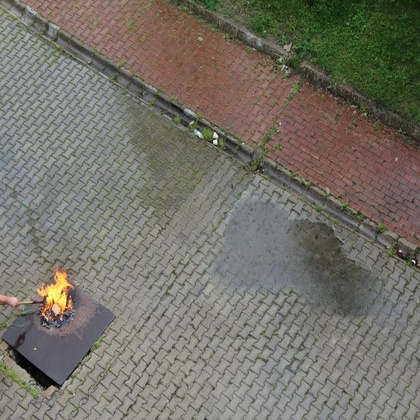
%> input picture Fase II Segmentacion/examples/original/173_JPG.rf.3d77dde3b3a5641f2b17638b3c40b8e3.jpg, 420 x 420 px, shrunk from 640 x 640 before the run
$ octave --eval "result = segmentacion_canny('../../Fase II Segmentacion/examples/original/173_JPG.rf.3d77dde3b3a5641f2b17638b3c40b8e3.jpg');"   (GNU Octave 9; MATLAB toolbox functions it lacks are replaced by stand-ins)
%> lines starting %> are read from the running program, lines starting %| are printed output that depends on the picture
function edges = segmentacion_canny(path)

% Lectura de imagen
Img = imread(path);
%> Img is the input picture: size 420x420x3 uint8; mean R, G, B 117.1, 114.2, 104.4

I = double(Img);
I = I(:, :, 1); % canal gris
%> I: size 420x420 double

[M, N] = size(I);
%> M = 420; N = 420

% Gradiente (Sobel)
x_masc = [-1 -2 -1; 0 0 0; 1 2 1];
y_masc = [-1 0 1; -2 0 2; -1 0 1];

df_dx = imfilter(I, x_masc, 'replicate', 'conv');
df_dy = imfilter(I, y_masc, 'replicate', 'conv');
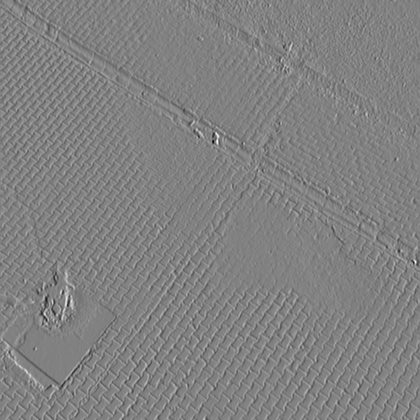
%> df_dy: size 420x420 double; min -765, max 743, mean 0.8; drawn with min black and max white

% Magnitud
df = sqrt(df_dx.^2 + df_dy.^2);

% Dirección
dir = atan2(df_dy, df_dx);
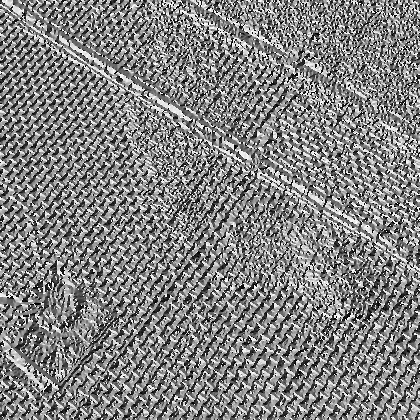
%> dir: size 420x420 double; min -3.14, max 3.14, mean 0.0629; drawn with min black and max white

% Dirección cuantizada de borde
d_borde = direccion_borde_2(dir);

% Supresión de no máximos
g_N = supresion_maximos(df, d_borde);

% salida final
edges = g_N;

end


function g_N = supresion_maximos(M_k, d_borde)
[M, N] = size(d_borde);

g_N = zeros(M, N);

M_k = padarray(M_k, [1 1], 'replicate');

for i = 2:M
    for j = 2:N

        Mk = M_k(i, j);

        dir = d_borde(i, j);

        vecinos = M_k(i-1:i+1, j-1:j+1);

        if dir == 0
            p = vecinos(2, 1);
            q = vecinos(2, 3);
        elseif dir == 90
            p = vecinos(1, 2);
            q = vecinos(3, 2);
        elseif dir == 45
            p = vecinos(1, 3);
            q = vecinos(3, 1);
        elseif dir == -45
            p = vecinos(1, 1);
            q = vecinos(3, 3);
        end

        if Mk < p || Mk < q
            g_N(i-1, j-1) = 0;
        else
            g_N(i-1, j-1) = Mk;
        end

    end
end


end


% [10 lines left out: function direccion_borde, not called in this run]

function d_k = direccion_borde_2(dir)

dir = rad2deg(dir);

pertenece = @(min, max) (dir >= min & dir < max);

d_k = zeros(size(dir)); % 0 por defecto

d_k( pertenece(-22.5, 22.5)  | pertenece(-157.5, 157.5)) = 0;
%> d_k: size 420x420 double; every value is 0
d_k( pertenece(22.5, 67.5)   | pertenece(-157.5, -112.5)) = 45;
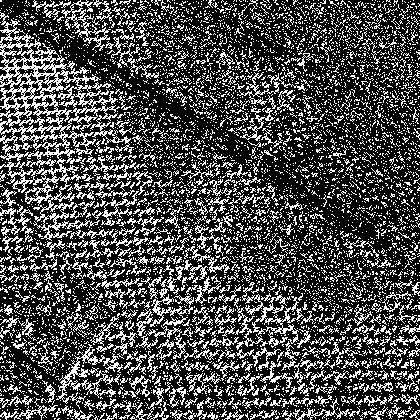
%> d_k: size 420x420 double; values 0 (black) and 45 (white), 29.4% white in thin lines or dots
d_k( pertenece(67.5, 112.5)  | pertenece(-112.5, -67.5))  = 90;
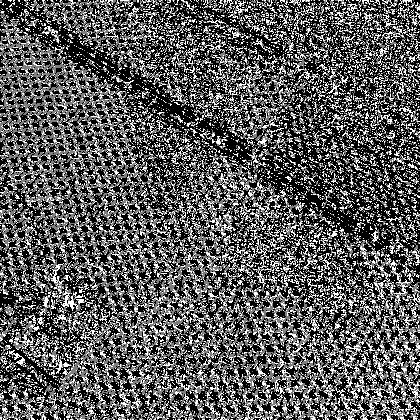
%> d_k: size 420x420 double; min 0, max 90, mean 32.1; drawn with min black and max white
d_k( pertenece(112.5, 157.5) | pertenece(-67.5, -22.5))   = -45;
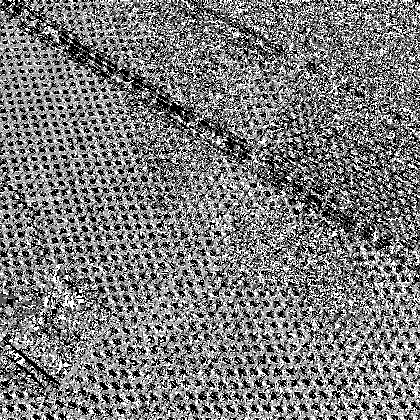
%> d_k: size 420x420 double; min -45, max 90, mean 20; drawn with min black and max white

end

% [84 lines left out: functions histeresis_umbral, cruces, filtroGaussEspacio, not called in this run]
%> in supresion_maximos, `M_k = padarray(M_k, [1 1], 'replicate');`:
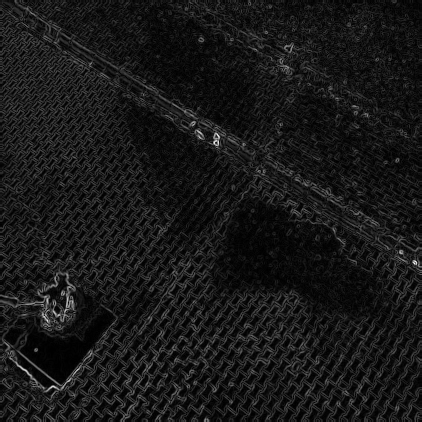
%> M_k: size 422x422 double; min 0, max 814.8, mean 78.3; drawn with min black and max white
%> after the loop in supresion_maximos, `for i = 2:M`:
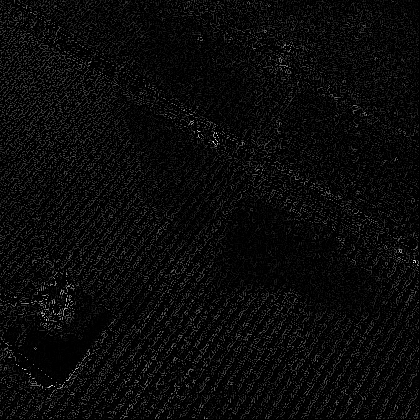
%> g_N: size 420x420 double; min 0, max 814.8, mean 32.1; drawn with min black and max white
%> after the loop in supresion_maximos, `for i = 2:M`: p = 50.7; q = 60.42

$ run again, on Fase II Segmentacion/examples/original/1_JPG.rf.82be351019b363a690c1f9394144c4d9.jpg
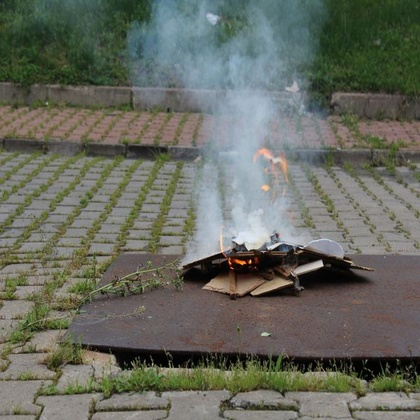
%> input picture Fase II Segmentacion/examples/original/1_JPG.rf.82be351019b363a690c1f9394144c4d9.jpg, 420 x 420 px, shrunk from 640 x 640 before the run
%> in segmentacion_canny, Img is the input picture: size 420x420x3 uint8; mean R, G, B 102.7, 105.7, 95.4
%> in direccion_borde_2, `d_k( pertenece(22.5, 67.5)   | pertenece(-157.5, -112.5)) = 45;`:
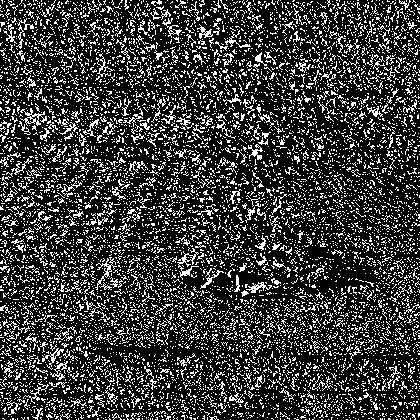
%> d_k: size 420x420 double; values 0 (black) and 45 (white), 23% white in thin lines or dots
%> after the loop in supresion_maximos, `for i = 2:M`:
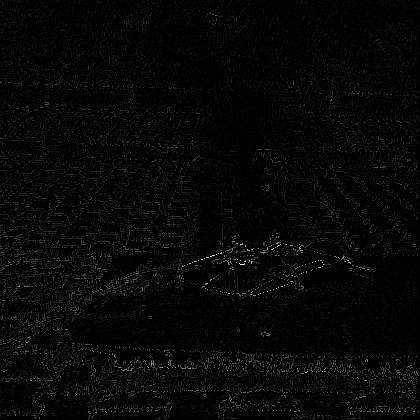
%> g_N: size 420x420 double; min 0, max 907.5, mean 23.1; drawn with min black and max white
%> after the loop in supresion_maximos, `for i = 2:M`: p = 31.4; q = 22.8

$ run again, on Fase II Segmentacion/examples/original/264_png.rf.43a917f94cc73493b26b63d01e015184.jpg
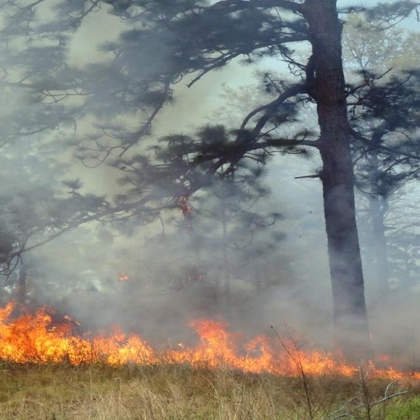
%> input picture Fase II Segmentacion/examples/original/264_png.rf.43a917f94cc73493b26b63d01e015184.jpg, 420 x 420 px, shrunk from 640 x 640 before the run
%> in segmentacion_canny, Img is the input picture: size 420x420x3 uint8; mean R, G, B 131, 130.7, 123.8
%> in direccion_borde_2, `d_k( pertenece(22.5, 67.5)   | pertenece(-157.5, -112.5)) = 45;`:
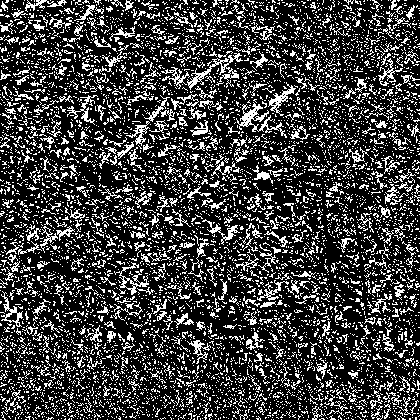
%> d_k: size 420x420 double; values 0 (black) and 45 (white), 24.4% white in thin lines or dots
%> after the loop in supresion_maximos, `for i = 2:M`:
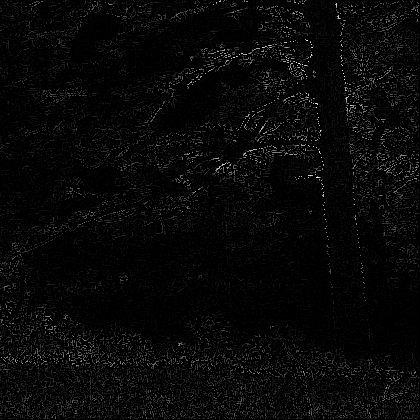
%> g_N: size 420x420 double; min 0, max 584.1, mean 17; drawn with min black and max white
%> after the loop in supresion_maximos, `for i = 2:M`: p = 16.55; q = 46.04
